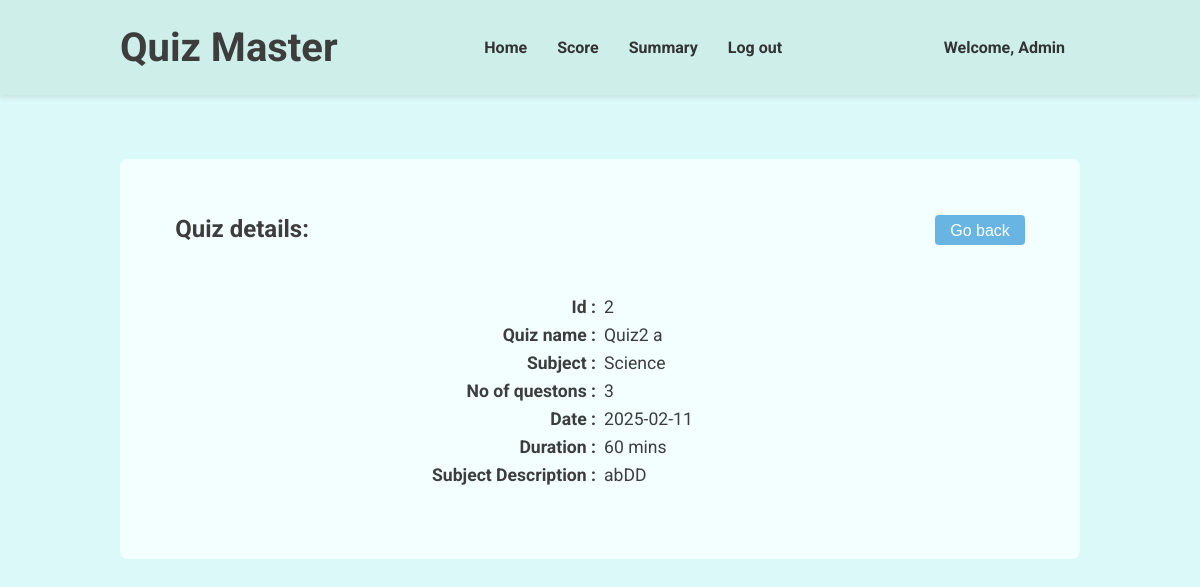
The page /show-quiz/2 (signed in) on the database its author committed.
### models.py (models this page shows, shortened)
class User(db.Model, UserMixin):
    __tablename__ = 'users'
    id = db.Column(db.Integer, primary_key=True)
    username = db.Column(db.String(80), unique=True, nullable=False)
    passhash = db.Column(db.String(256), nullable=False)
    fullname = db.Column(db.String(80), nullable=False)
    qualification = db.Column(db.String(80), nullable=False)
    dob = db.Column(db.Date, nullable=False)
    is_admin = db.Column(db.Boolean, nullable=False, default=False)
    @property
    def password(self):
        raise AttributeError('Password is not a readable attribute')

class Quizzes(db.Model):
    __tablename__ = 'quizzes'
    quizid = db.Column(db.Integer, primary_key=True)
    quizname = db.Column(db.String(80), unique=False, nullable=False)
    subjectid = db.Column(db.Integer, db.ForeignKey('subjects.subjectid'), nullable=False)
    duration = db.Column(db.Integer, nullable=False)
    quizdate = db.Column(db.Date, nullable=False)
    questions = db.relationship('Questions', backref='quiz', lazy=True)

class Subjects(db.Model):
    __tablename__ = 'subjects'
    subjectid = db.Column(db.Integer, primary_key=True)
    subjectname = db.Column(db.String(80), unique=False, nullable=False)
    subjectdesc = db.Column(db.String(512), nullable=False)
    chapters = db.relationship('Chapters', backref='subject', lazy=True)

### routes.py (the view)
@app.route('/show-quiz/<int:quiz_id>')
@login_required
def show_quiz(quiz_id):
    return render_template('show-quiz.html', user = current_user, quiz = Quizzes.query.get(quiz_id),subject = Subjects.query.get(Quizzes.query.get(quiz_id).subjectid))

### app.py (called while the page is built)
@login_manager.user_loader
def load_user(userid):
    return models.User.query.get(int(userid))

### templates/show-quiz.html (shortened to what this page needs)
{% extends "base.html" %} {% block title %}Show Quiz | Quiz Master{% endblock %}
{% block stylesheet %}
<link rel="stylesheet" href="{{ url_for('static', filename='navbar.css') }}" />
{% endblock %} {% block navbar %}
<header>
  <div class="header-container">
    <h1>Quiz Master</h1>
    <nav>
      <ul>
        <li>
          <a href="/dashboard">Home</a>
        </li>
        <li>
          <a href="/score">Score</a>
        </li>
        <li>
          <a href="/summary">Summary</a>
        </li>
        <li>
          <a href="/logout">Log out</a>
        </li>
      </ul>
    </nav>
    <a href="/profile">Welcome, {{ user.fullname}}</a>
  </div>
</header>
{% endblock %} {% block content %}
<main>
  <div class="sub-header">
    <h2>Quiz details:</h2>
    <button onclick="goBack()">Go back</button>
  </div>
  <div class="quiz-content">
    <p><b>Id :</b></p>
    <p>{{quiz.quizid}}</p>
    <p><b>Quiz name :</b></p>
    <p>{{quiz.quizname}}</p>
    <p><b>Subject :</b></p>
    <p>{{subject.subjectname}}</p>
    <p><b>No of questons :</b></p>
    <p>{{quiz.questions | length }}</p>
    <p><b>Date :</b></p>
    <p>{{quiz.quizdate}}</p>
    <p><b>Duration :</b></p>
    <p>{{quiz.duration}} mins</p>
    <p>
      <b>Subject Description :</b>
    </p>
    <p>{{subject.subjectdesc}}</p>
  </div>
</main>
{% endblock %}

### static/index.css (style rules this page uses)
* { margin: 0; padding: 0; box-sizing: border-box; }
body { background-color: #dbf9f8; color: #3d3d3d; font-family: 'roboto', sans-serif; }

### static/navbar.css (style rules this page uses)
header { background-color: #cdeee9; padding: 1.5rem; box-shadow: 0 2px 5px rgba(0, 0, 0, 0.1); }
.header-container { margin: auto; width: 80vw; display: flex; justify-content: space-between; align-items: center; }
header h1 { margin: 0; font-size: 2.5rem; color: #3d3d3d; }
header nav ul { list-style: none; display: flex; }
header a { margin: 0 15px; text-decoration: none; color: #333; font-weight: bold; }

### templates/show-quiz.html (style rules this page uses)
main { margin: 4rem 0; padding: 0.5rem; min-height: 50vh; display: flex; flex-direction: column; align-items: center; background-color: #f3ffff; border-radius: 0.5rem; }
.sub-header { margin: 3rem 0; width: 90%; display: flex; justify-content: space-between; }
.sub-header h2 { font-size: 1.5rem; }
.sub-header button { padding: 7px 15px 5px; font-size: 1rem; background-color: #68b4e2; color: #fff; border: none; border-radius: 0.25rem; cursor: pointer; }
.quiz-content { margin-bottom: 2rem; width: 80%; display: grid; grid-template-columns: 1fr 1fr; font-size: 1.1rem; }
.quiz-content p b { text-align: right; display: block; }
.quiz-content p { margin: 0.25rem; }

### rows shown on the page
User: fullname "Admin"
Quizzes: quizid "2", quizname "Quiz2 a", quizdate "2025-02-11", duration "60"
Subjects: subjectname "Science", subjectdesc "abDD"

### other values the page prints
{{ quiz.questions | length }} "3"
